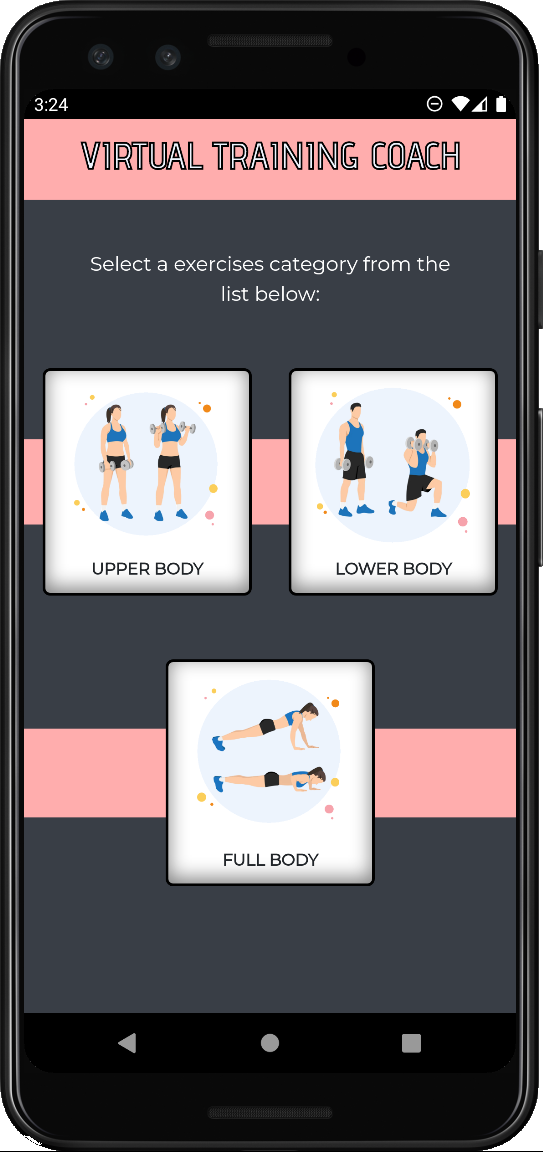
#> input picture sample_images/category.png, 543 x 1152 px
$ python ImagesPreProcessing.py --directory ../../sample_images
#> lines starting #> are read from the running program, lines starting #| are printed output that depends on the picture
from __future__ import print_function

import os

import argparse
import imutils
import cv2
from natsort import os_sorted


def convert_cv2Img_to_256(image):
    height, width = image.shape[:2]
    if height > width:
        image = imutils.resize(image, height=256)
        width = image.shape[1]
        bordersize = int((256 - width) / 2)
        padded_im = cv2.copyMakeBorder(
            image,
            left=bordersize,
            right=bordersize,
            top=0,
            bottom=0,
            borderType=cv2.BORDER_CONSTANT,
            value=[0, 0, 0]
        )
    else:
        image = imutils.resize(image, width=256)
        height = image.shape[0]
        bordersize = int((256 - height) / 2)
        padded_im = cv2.copyMakeBorder(
            image,
            left=0,
            right=0,
            top=bordersize,
            bottom=bordersize,
            borderType=cv2.BORDER_CONSTANT,
            value=[0, 0, 0]
        )
    #cv2.imshow('padded_im', padded_im)
    return padded_im


def convert_to_256(image_path):
#> called with image_path = '../../sample_images/category.png'
    im = cv2.imread(image_path)
#> im is the input picture: shape (1152, 543, 3); mean B, G, R 104.4, 101.1, 107.7
    height, width = im.shape[:2]
#> height = 1152; width = 543
    if height > width:
        im = imutils.resize(im, height=256)
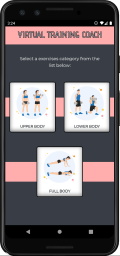
#> im: shape (256, 120, 3); mean B, G, R 104.4, 101, 107.7
        width = im.shape[1]
#> width = 120
        bordersize = int((256 - width) / 2)
#> bordersize = 68
        padded_im = cv2.copyMakeBorder(
            im,
            left=bordersize,
            right=bordersize,
            top=0,
            bottom=0,
            borderType=cv2.BORDER_CONSTANT,
            value=[0, 0, 0]
        )
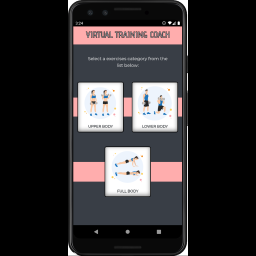
#> padded_im: shape (256, 256, 3); mean B, G, R 48.9, 47.4, 50.5
    else:
        im = imutils.resize(im, width=256)
        height = im.shape[0]
        bordersize = int((256 - height) / 2)
        padded_im = cv2.copyMakeBorder(
            im,
            left=0,
            right=0,
            top=bordersize,
            bottom=bordersize,
            borderType=cv2.BORDER_CONSTANT,
            value=[0, 0, 0]
        )

    #cv2.imshow('padded_im', padded_im)
    return padded_im

def pad_dir(directory):
    for image in os_sorted(os.listdir(directory)):
        cv2.imwrite(directory + "/" + image, convert_to_256(directory + "/" + image))


def main():
    parser = argparse.ArgumentParser(description='Joint Dataset Converter', allow_abbrev=False)
    parser.add_argument('--directory', type=str, required=True)
    opts = parser.parse_args()
    directory = opts.directory
    for image in os_sorted(os.listdir(directory)):
        os.makedirs(directory.replace("Frames", "PaddedFrames"), exist_ok=True)
        cv2.imwrite(directory.replace("Frames", "PaddedFrames") + "/" + image, convert_to_256(opts.directory + "/" + image))
#> pass 2 of the loop in main, `for image in os_sorted(os.listdir(directory)):`:
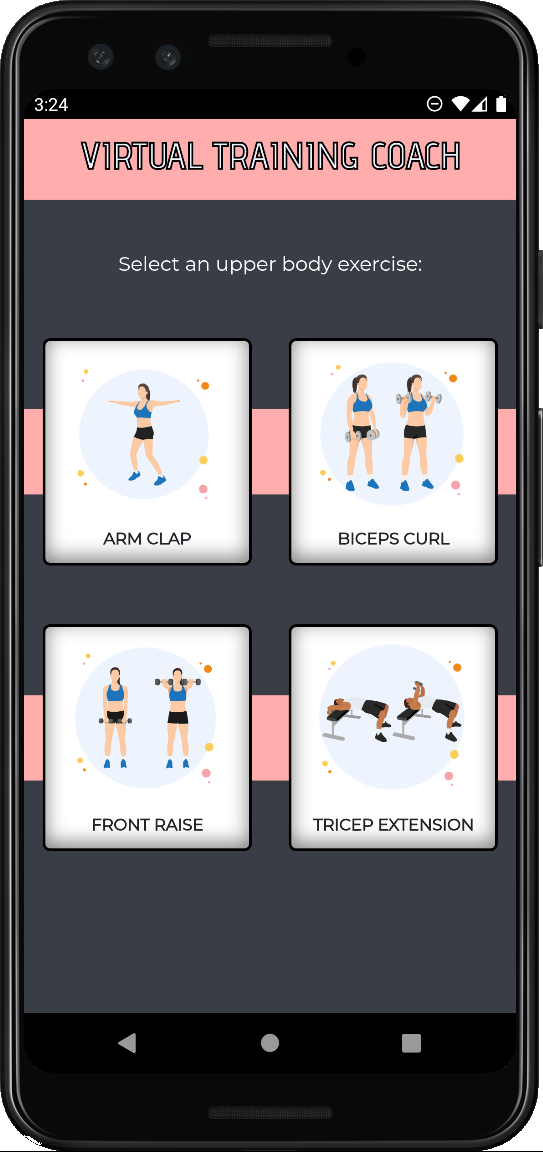
#> input picture sample_images/chose_exercise.png, 543 x 1152 px
#> in convert_to_256, im is the input picture: shape (1152, 543, 3); mean B, G, R 113, 110, 114.4
#> in convert_to_256 (call 2), `im = imutils.resize(im, height=256)`:
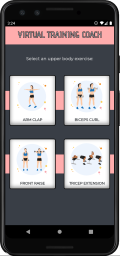
#> im: shape (256, 120, 3); mean B, G, R 113, 110, 114.4
#> in convert_to_256 (call 2), `padded_im = cv2.copyMakeBorder( im, left=bordersize, right=bordersize,..`:
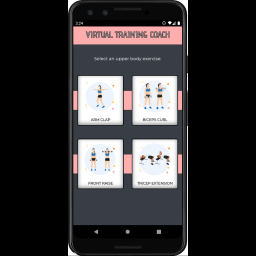
#> padded_im: shape (256, 256, 3); mean B, G, R 53, 51.6, 53.6

    print("Finita la cartella:" + directory)

if __name__ == "__main__":
    main()

# initialize the HOG descriptor/person detector
